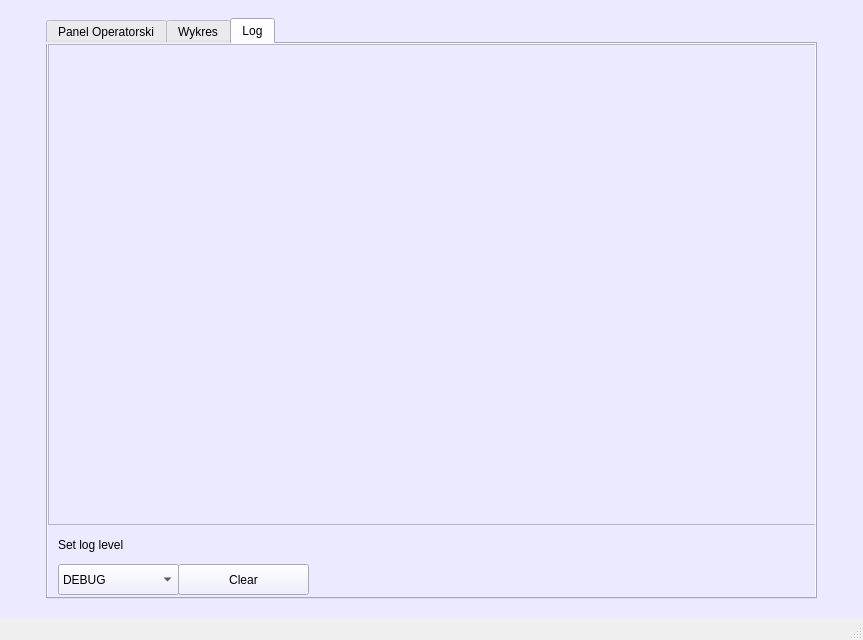
<?xml version="1.0" encoding="UTF-8"?>
<ui version="4.0">
 <class>MainWindow</class>
 <widget class="QMainWindow" name="MainWindow">
  <property name="geometry">
   <rect>
    <x>0</x>
    <y>0</y>
    <width>863</width>
    <height>640</height>
   </rect>
  </property>
  <property name="windowTitle">
   <string>MainWindow</string>
  </property>
  <widget class="QWidget" name="centralwidget">
   <property name="styleSheet">
    <string notr="true">QWidget { background-color:rgb(235, 234, 255) }</string>
   </property>
   <layout class="QGridLayout" name="gridLayout_3">
    <item row="0" column="1">
     <widget class="QTabWidget" name="tabWidget">
      <property name="minimumSize">
       <size>
        <width>771</width>
        <height>581</height>
       </size>
      </property>
      <property name="maximumSize">
       <size>
        <width>771</width>
        <height>581</height>
       </size>
      </property>
      <property name="styleSheet">
       <string notr="true">QWidget { background-color:rgb(235, 234, 255)}</string>
      </property>
      <property name="currentIndex">
       <number>2</number>
      </property>
      <widget class="QWidget" name="panel_operatora">
       <attribute name="title">
        <string>Panel Operatorski</string>
       </attribute>
       <widget class="QGroupBox" name="groupBox_2">
        <property name="geometry">
         <rect>
          <x>500</x>
          <y>210</y>
          <width>211</width>
          <height>101</height>
         </rect>
        </property>
        <property name="title">
         <string>Położenie</string>
        </property>
        <widget class="QWidget" name="horizontalLayoutWidget">
         <property name="geometry">
          <rect>
           <x>19</x>
           <y>20</y>
           <width>161</width>
           <height>61</height>
          </rect>
         </property>
         <layout class="QHBoxLayout" name="horizontalLayout">
          <property name="bottomMargin">
           <number>0</number>
          </property>
          <item>
           <widget class="QLCDNumber" name="lcdNumber">
            <property name="frameShape">
             <enum>QFrame::Box</enum>
            </property>
           </widget>
          </item>
          <item>
           <widget class="QLabel" name="label_4">
            <property name="font">
             <font>
              <pointsize>13</pointsize>
              <weight>50</weight>
              <italic>false</italic>
              <bold>false</bold>
             </font>
            </property>
            <property name="text">
             <string>[m]</string>
            </property>
           </widget>
          </item>
         </layout>
        </widget>
       </widget>
       <widget class="QGroupBox" name="groupBox">
        <property name="geometry">
         <rect>
          <x>510</x>
          <y>30</y>
          <width>201</width>
          <height>151</height>
         </rect>
        </property>
        <property name="title">
         <string>Alarmy</string>
        </property>
        <widget class="QWidget" name="gridLayoutWidget">
         <property name="geometry">
          <rect>
           <x>10</x>
           <y>30</y>
           <width>187</width>
           <height>121</height>
          </rect>
         </property>
         <layout class="QGridLayout" name="gridLayout">
          <property name="horizontalSpacing">
           <number>0</number>
          </property>
          <property name="topMargin">
           <number>0</number>
          </property>
          <property name="rightMargin">
           <number>0</number>
          </property>
          <property name="bottomMargin">
           <number>0</number>
          </property>
          <item row="0" column="0">
           <widget class="QLabel" name="label_2">
            <property name="text">
             <string>Max</string>
            </property>
           </widget>
          </item>
          <item row="3" column="2">
           <widget class="QPushButton" name="button_alarms">
            <property name="text">
             <string>Potwierdź</string>
            </property>
            <property name="checkable">
             <bool>true</bool>
            </property>
           </widget>
          </item>
          <item row="1" column="0">
           <widget class="QLCDNumber" name="lcdMax">
            <property name="intValue" stdset="0">
             <number>90</number>
            </property>
           </widget>
          </item>
          <item row="3" column="0">
           <widget class="QLabel" name="label_7">
            <property name="text">
             <string/>
            </property>
           </widget>
          </item>
          <item row="0" column="2">
           <widget class="QLabel" name="label">
            <property name="text">
             <string>Min</string>
            </property>
           </widget>
          </item>
          <item row="1" column="2">
           <widget class="QLCDNumber" name="lcdMin">
            <property name="intValue" stdset="0">
             <number>15</number>
            </property>
           </widget>
          </item>
          <item row="0" column="1">
           <spacer name="horizontalSpacer">
            <property name="orientation">
             <enum>Qt::Horizontal</enum>
            </property>
            <property name="sizeHint" stdset="0">
             <size>
              <width>40</width>
              <height>20</height>
             </size>
            </property>
           </spacer>
          </item>
          <item row="2" column="2">
           <widget class="QSlider" name="sliderMin">
            <property name="value">
             <number>15</number>
            </property>
            <property name="orientation">
             <enum>Qt::Horizontal</enum>
            </property>
           </widget>
          </item>
          <item row="2" column="0">
           <widget class="QSlider" name="sliderMax">
            <property name="value">
             <number>90</number>
            </property>
            <property name="orientation">
             <enum>Qt::Horizontal</enum>
            </property>
           </widget>
          </item>
         </layout>
        </widget>
       </widget>
       <widget class="QGroupBox" name="groupBox_3">
        <property name="geometry">
         <rect>
          <x>70</x>
          <y>330</y>
          <width>601</width>
          <height>161</height>
         </rect>
        </property>
        <property name="title">
         <string>GroupBox</string>
        </property>
        <widget class="QProgressBar" name="progressBar">
         <property name="geometry">
          <rect>
           <x>20</x>
           <y>60</y>
           <width>560</width>
           <height>60</height>
          </rect>
         </property>
         <property name="layoutDirection">
          <enum>Qt::LeftToRight</enum>
         </property>
         <property name="autoFillBackground">
          <bool>false</bool>
         </property>
         <property name="styleSheet">
          <string notr="true">QProgressBar {
border: 1px solid black;
text-align: top;
padding: 3px;
border-bottom-right-radius: 10px;
border-bottom-left-radius: 10px;
border-top-right-radius: 10px;
border-top-left-radius: 10px;
background: QLinearGradient( x1: 0, y1: 0, x2: 1, y2: 0,
stop: 0 #fff,
stop: 0.4999 #eee,
stop: 0.5 #ddd,
stop: 1 #eee );
width: 15px;
}

QProgressBar::chunk {
background: QLinearGradient( x1: 0, y1: 0, x2: 1, y2: 0,
stop: 0 #78d,
stop: 0.4999 #46a,
stop: 0.5 #45a,
stop: 1 #238 );
border-bottom-right-radius: 15px;
border-bottom-left-radius: 15px;
border-top-right-radius: 15px;
border-top-left-radius: 15px;
border: 1px solid black;
}</string>
         </property>
         <property name="minimum">
          <number>0</number>
         </property>
         <property name="maximum">
          <number>100</number>
         </property>
         <property name="value">
          <number>30</number>
         </property>
         <property name="textVisible">
          <bool>false</bool>
         </property>
         <property name="orientation">
          <enum>Qt::Horizontal</enum>
         </property>
         <property name="invertedAppearance">
          <bool>false</bool>
         </property>
         <property name="textDirection">
          <enum>QProgressBar::BottomToTop</enum>
         </property>
         <property name="format">
          <string>%p%</string>
         </property>
        </widget>
        <widget class="QFrame" name="nivel_min_3">
         <property name="enabled">
          <bool>true</bool>
         </property>
         <property name="geometry">
          <rect>
           <x>90</x>
           <y>60</y>
           <width>10</width>
           <height>60</height>
          </rect>
         </property>
         <property name="styleSheet">
          <string notr="true">border: 1px solid black;
padding: 2px;
background-color: red;</string>
         </property>
         <property name="frameShape">
          <enum>QFrame::StyledPanel</enum>
         </property>
         <property name="frameShadow">
          <enum>QFrame::Raised</enum>
         </property>
        </widget>
        <widget class="QFrame" name="nivel_max_3">
         <property name="enabled">
          <bool>false</bool>
         </property>
         <property name="geometry">
          <rect>
           <x>500</x>
           <y>60</y>
           <width>10</width>
           <height>60</height>
          </rect>
         </property>
         <property name="autoFillBackground">
          <bool>false</bool>
         </property>
         <property name="styleSheet">
          <string notr="true">QFrame {
border: 1px solid black;
text-align: top;
padding: 3px;
border-bottom-right-radius: 10px;
border-bottom-left-radius: 10px;
border-top-right-radius: 10px;
border-top-left-radius: 10px;

background-color: red
}</string>
         </property>
         <property name="frameShape">
          <enum>QFrame::StyledPanel</enum>
         </property>
         <property name="frameShadow">
          <enum>QFrame::Raised</enum>
         </property>
        </widget>
        <widget class="QFrame" name="nivel_min_2">
         <property name="geometry">
          <rect>
           <x>60</x>
           <y>30</y>
           <width>16</width>
           <height>16</height>
          </rect>
         </property>
         <property name="styleSheet">
          <string notr="true">border: 1px solid black;
padding: 2px;
background-color: #FFFAFA;</string>
         </property>
         <property name="frameShape">
          <enum>QFrame::StyledPanel</enum>
         </property>
         <property name="frameShadow">
          <enum>QFrame::Raised</enum>
         </property>
        </widget>
        <widget class="QFrame" name="nivel_max_2">
         <property name="geometry">
          <rect>
           <x>530</x>
           <y>30</y>
           <width>16</width>
           <height>16</height>
          </rect>
         </property>
         <property name="styleSheet">
          <string notr="true">border: 1px solid black;
padding: 2px;
background-color: #FFFAFA;

</string>
         </property>
         <property name="frameShape">
          <enum>QFrame::StyledPanel</enum>
         </property>
         <property name="frameShadow">
          <enum>QFrame::Raised</enum>
         </property>
        </widget>
        <zorder>progressBar</zorder>
        <zorder>nivel_min_3</zorder>
        <zorder>nivel_min_3</zorder>
        <zorder>nivel_max_3</zorder>
        <zorder>nivel_min_2</zorder>
        <zorder>nivel_max_2</zorder>
       </widget>
       <widget class="QGroupBox" name="groupBox_4">
        <property name="geometry">
         <rect>
          <x>10</x>
          <y>20</y>
          <width>181</width>
          <height>111</height>
         </rect>
        </property>
        <property name="title">
         <string>OPC DA Server</string>
        </property>
        <widget class="QWidget" name="verticalLayoutWidget">
         <property name="geometry">
          <rect>
           <x>10</x>
           <y>20</y>
           <width>161</width>
           <height>81</height>
          </rect>
         </property>
         <layout class="QVBoxLayout" name="verticalLayout">
          <item>
           <widget class="QRadioButton" name="connectServer">
            <property name="text">
             <string>Connect</string>
            </property>
           </widget>
          </item>
          <item>
           <widget class="QRadioButton" name="disconnectServer">
            <property name="text">
             <string>Disconnect</string>
            </property>
           </widget>
          </item>
         </layout>
        </widget>
       </widget>
      </widget>
      <widget class="QWidget" name="plot">
       <attribute name="title">
        <string>Wykres</string>
       </attribute>
       <widget class="QWidget" name="gridLayoutWidget_2">
        <property name="geometry">
         <rect>
          <x>0</x>
          <y>0</y>
          <width>771</width>
          <height>561</height>
         </rect>
        </property>
        <layout class="QGridLayout" name="gridLayout_2"/>
       </widget>
      </widget>
      <widget class="QWidget" name="log">
       <attribute name="title">
        <string>Log</string>
       </attribute>
       <widget class="QWidget" name="gridLayoutWidget_3">
        <property name="geometry">
         <rect>
          <x>0</x>
          <y>0</y>
          <width>771</width>
          <height>481</height>
         </rect>
        </property>
        <layout class="QGridLayout" name="gridLayout_6">
         <item row="0" column="0">
          <widget class="QListWidget" name="listWidget"/>
         </item>
        </layout>
       </widget>
       <widget class="QLabel" name="label_3">
        <property name="geometry">
         <rect>
          <x>10</x>
          <y>490</y>
          <width>101</width>
          <height>21</height>
         </rect>
        </property>
        <property name="text">
         <string>Set log level</string>
        </property>
       </widget>
       <widget class="QPushButton" name="clearLogs">
        <property name="geometry">
         <rect>
          <x>130</x>
          <y>520</y>
          <width>131</width>
          <height>31</height>
         </rect>
        </property>
        <property name="text">
         <string>Clear</string>
        </property>
       </widget>
       <widget class="QComboBox" name="comboBox">
        <property name="geometry">
         <rect>
          <x>10</x>
          <y>520</y>
          <width>121</width>
          <height>31</height>
         </rect>
        </property>
        <item>
         <property name="text">
          <string>DEBUG</string>
         </property>
        </item>
        <item>
         <property name="text">
          <string>INFO</string>
         </property>
        </item>
        <item>
         <property name="text">
          <string>WARNING</string>
         </property>
        </item>
        <item>
         <property name="text">
          <string>ERROR</string>
         </property>
        </item>
       </widget>
       <zorder>listWidget</zorder>
       <zorder>gridLayoutWidget_3</zorder>
       <zorder>label_3</zorder>
       <zorder>clearLogs</zorder>
       <zorder>comboBox</zorder>
      </widget>
     </widget>
    </item>
   </layout>
  </widget>
  <widget class="QMenuBar" name="menubar">
   <property name="geometry">
    <rect>
     <x>0</x>
     <y>0</y>
     <width>863</width>
     <height>21</height>
    </rect>
   </property>
  </widget>
  <widget class="QStatusBar" name="statusbar"/>
 </widget>
 <resources/>
 <connections>
  <connection>
   <sender>sliderMax</sender>
   <signal>valueChanged(int)</signal>
   <receiver>lcdMax</receiver>
   <slot>display(int)</slot>
   <hints>
    <hint type="sourcelabel">
     <x>548</x>
     <y>190</y>
    </hint>
    <hint type="destinationlabel">
     <x>548</x>
     <y>159</y>
    </hint>
   </hints>
  </connection>
  <connection>
   <sender>sliderMin</sender>
   <signal>valueChanged(int)</signal>
   <receiver>lcdMin</receiver>
   <slot>display(int)</slot>
   <hints>
    <hint type="sourcelabel">
     <x>657</x>
     <y>190</y>
    </hint>
    <hint type="destinationlabel">
     <x>657</x>
     <y>159</y>
    </hint>
   </hints>
  </connection>
  <connection>
   <sender>progressBar</sender>
   <signal>valueChanged(int)</signal>
   <receiver>lcdNumber</receiver>
   <slot>display(int)</slot>
   <hints>
    <hint type="sourcelabel">
     <x>400</x>
     <y>521</y>
    </hint>
    <hint type="destinationlabel">
     <x>558</x>
     <y>326</y>
    </hint>
   </hints>
  </connection>
 </connections>
</ui>
